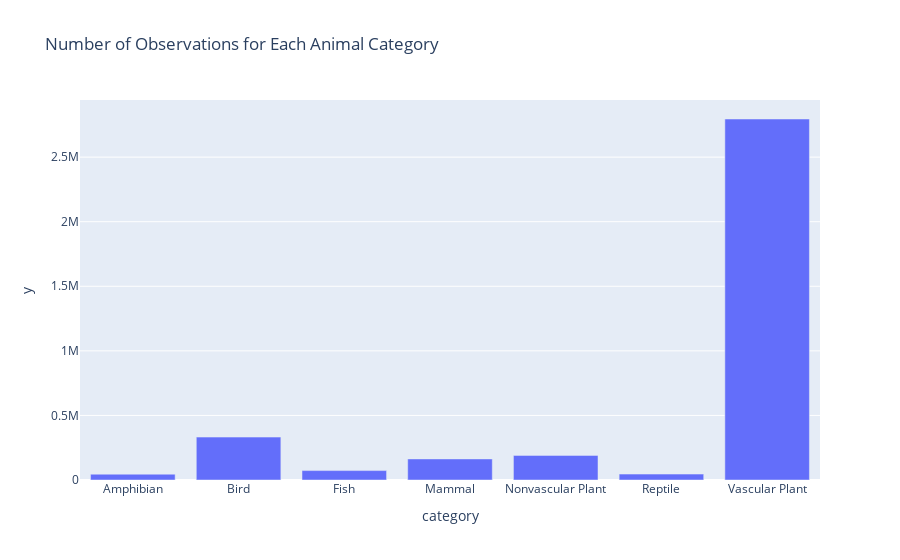

Write notebook code for a chart like this one.
### Code cell
import plotly.express as px

# Group the merged dataset by the category of animal and count the number of observations
category_observations = merged_data.groupby('category')['observations'].sum()

# Create a bar chart of the number of observations for each animal category
fig = px.bar(category_observations, x=category_observations.index, y=category_observations.values, title='Number of Observations for Each Animal Category')
fig.show()

### Figure 1 — Plotly figure (JSON) as saved in the notebook; plotly's stock layout.template omitted (floating-point values rounded to 4 significant figures)
{"data": [{"alignmentgroup": "True", "hovertemplate": "category=%{x}<br>y=%{y}<extra></extra>", "legendgroup": "", "marker": {"color": "#636efa", "pattern": {"shape": ""}}, "name": "", "offsetgroup": "", "orientation": "v", "showlegend": false, "textposition": "auto", "type": "bar", "x": ["Amphibian", "Bird", "Fish", "Mammal", "Nonvascular Plant", "Reptile", "Vascular Plant"], "xaxis": "x", "y": [45068, 332371, 72901, 163120, 190653, 45822, 2795312], "yaxis": "y"}], "layout": {"barmode": "relative", "legend": {"tracegroupgap": 0}, "title": {"text": "Number of Observations for Each Animal Category"}, "xaxis": {"anchor": "y", "domain": [0, 1], "title": {"text": "category"}}, "yaxis": {"anchor": "x", "domain": [0, 1], "title": {"text": "y"}}}}
